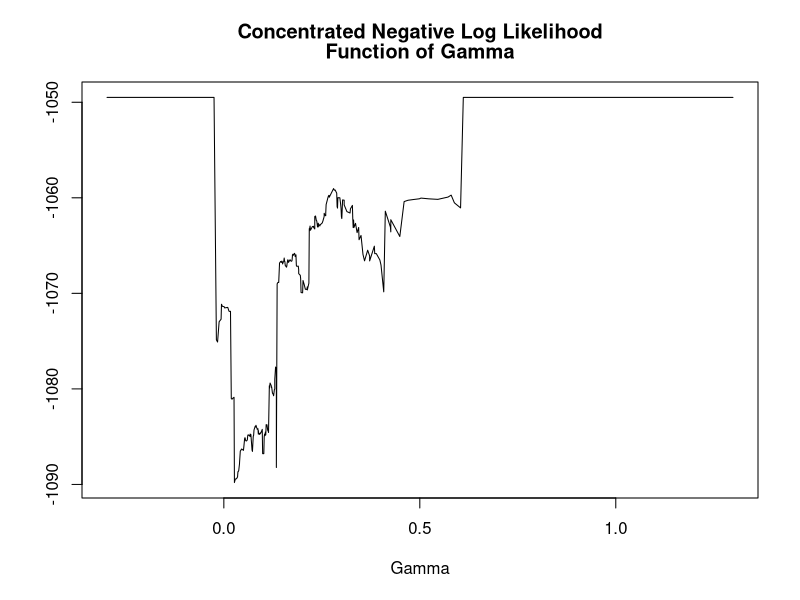
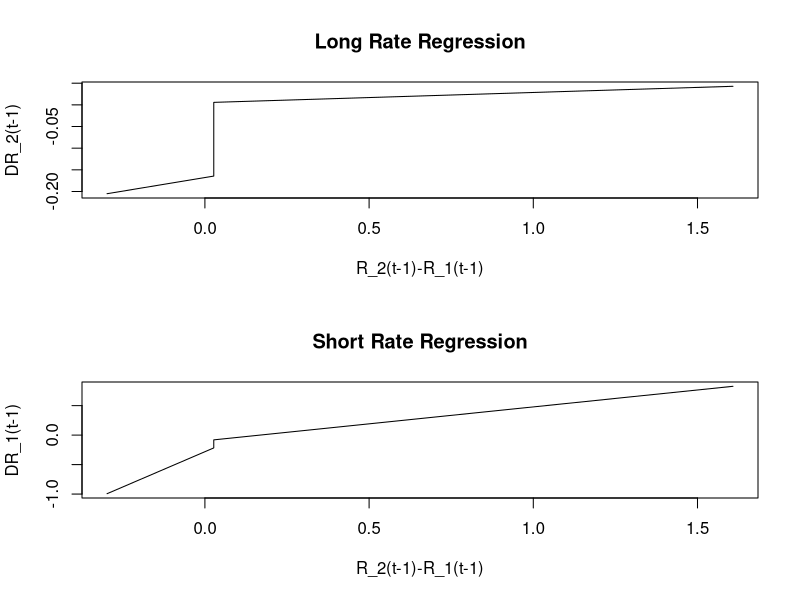
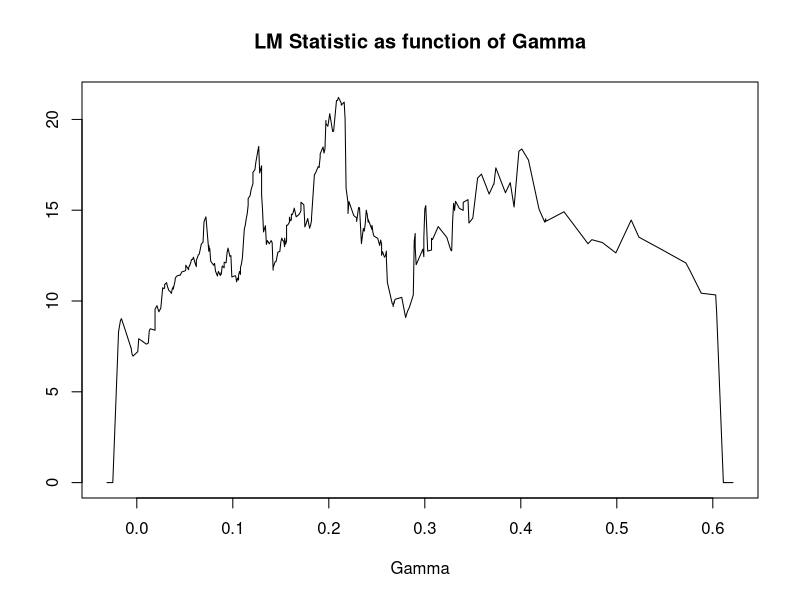

Write the R code that produced these figures, in order. (Note: a time limit stopped this script after it produced the figures.)
###########################################################################
##
##  TAR_RATE.R
##  To estimate and test a threshold bi-variate VECM
##  on term structure data
## 
##  written by:
##  
##  Bruce E. Hansen
##  Department of Economics
##  Social Science Building
##  University of Wisconsin
##  Madison, WI 53706-1393
##  behansen@wisc.edu
##  http://www.ssc.wisc.edu/~bhansen/
##  
##  and 
##  
##  Byeongseon Seo
##  Department of Economics
##  Soongsil University
##  Seoul, 156-743
##  Korea
##  seo@saint.soongsil.ac.kr
##  
##  
##  This R program estimates a bi-variate VECM, a threshold bi-variate VECM, and
##  tests for the presence of a threshold.  The methods are those described in
##  "Testing for Threshold Cointegration" by Bruce E. Hansen and Byeongseon Seo.
##  
##  This particular program replicates the empirical work reported in that paper.
##  For a more generic version of the program, use "tar_ci.prg".
##  
###########################################################################


#*************************************************************#
gn <- 300	      # number of gridpoints for gamma 
bn <- 300		# number of gridpoints for beta      
trim <- .05		# trimming percentage for threshold 
boot <- 5000	# number of bootstrap replications 
		      # set equal to zero to not do testing  
coint <- 0		# set to 1 to estimate cointegrating vector
			# set to 0 to fix cointegrating vector at _cvalue 
cvalue <- 1		# cointegrating vector, if coint=0 
cov <- 1		# covariance matrix estimation method
		      # set to 1 for Eicker-White
		      # set to 0 for conventional homoskedastic estimator 
p_ests <- 1       # set to 1 to print estimates, else 0 
graph <- 1        # set to 1 to generate graph of nonlinear ECM, else 0 
graph_rotate <- 0	# set to 1 to generate rotated graphs 
		      # (useful for some print jobs, but ackward for screen viewing) 
#*************************************************************#

# Data loaded into matrix "dat" #

dat <- read.table("zeroyld.dat")
datstore <- dat[1:nrow(dat),(7:62)]
rs <- rbind(as.matrix(seq(0,18,1)),21,24,30,as.matrix(seq(36,(36+7*12),12)))

rates_i <- matrix(c(1,1,1,3,3,3,12,12,24,2,3,6,6,12,120,24,120,120),9,2)

for (k in 1:2){ # Lags in VAR beyond EC #

for (ri in 1:nrow(rates_i)){

if (p_ests==1&k==1&ri==1){
cat ("**********************************************************", "\n")
cat ("\n")
cat ("Number of Bootstrap Replications    ", boot, "\n")
cat ("Number of Gridpoints for threshold  ", gn, "\n")
if (coint==1){
cat ("Estimated Cointegrating Vector", "\n")
cat ("Number of Gridpoints for ci vector ", bn, "\n")
}else{
cat ("Cointegrating Vector fixed at      ", cvalue, "\n")
}
cat ("\n")
cat ("\n")
}

short <- rates_i[ri,1]
long <- rates_i[ri,2]
short_i <- which.max(rs==short)
long_i <- which.max(rs==long)
dat <- datstore[,cbind(long_i,short_i)]    

if (p_ests==1){
cat ("**********************************************************", "\n")
cat ("\n")
cat ("Long Rate  (month):     ", long, "\n")
cat ("Short Rate (month):     ", short, "\n")
cat ("Number of VAR lags:     ", k, "\n")
cat ("\n")
}

# Organize Data #
n <- nrow(dat)
y <- as.matrix(dat[(2+k):n,]-dat[(1+k):(n-1),])
t <- nrow(y)
xlag <- as.matrix(dat[(1+k):(n-1),])
x <- matrix(1,t,1)
for (j in 1:k)  x <- cbind(x,(dat[(2+k-j):(n-j),]-dat[(1+k-j):(n-1-j),]))
x <- as.matrix(x)

# Compute Linear Model #
xx <- solve(t(x)%*%x)
xxx <- x%*%xx
u <- y-x%*%xx%*%(t(x)%*%y)
if (coint==1){
  v <- xlag-x%*%xx%*%(t(x)%*%xlag)
  uu <- t(u)%*%u
  m <- solve(t(v)%*%v)%*%(t(v)%*%u)%*%solve(uu)%*%(t(u)%*%v)
  ev <- eigen(m)
  va <- ev$val
  ve <- ev$vec
  h <- ve[,which.max(va)]
  b0 <- -h[2]/h[1]
}else{
  b0 <- cvalue
}
w0 <- as.matrix(xlag%*%rbind(1,-b0))
z0 <- cbind(w0,x)
kk <- ncol(z0)
zz0 <- solve(t(z0)%*%z0)
zzz0 <- z0%*%zz0
beta0 <- t(zzz0)%*%y 
e <- y - z0%*%beta0 
sige <- t(e)%*%e/t 
nlike <- (t/2)*log(det(sige))
bic <- nlike+log10(t)*4*(1+k)
aic <- nlike+2*4*(1+k)
b_like <- function(b){
  z <- cbind((xlag%*%rbind(1,-b)),x) 
  yz <- y - z%*%qr.solve(z,y)
  sigma <- (t(yz)%*%yz)/t  
  like <- (t/2)*log(det(sigma))
  like
}
nlike1 <- b_like(b0+.001)
nlike2 <- b_like(b0-.001)
hp <- (nlike1+nlike2-2*nlike)/(.001^2)
seb <- 1/sqrt(hp)
k_product <- function(ma,mb){
    mat <- matrix(0,nrow(ma)*nrow(mb),ncol(ma)*ncol(mb))
    for (i in 1:nrow(ma)){
        for (j in 1:ncol(ma)){
            mat[(1:nrow(mb))+(i-1)*nrow(mb),(1:ncol(mb))+(j-1)*ncol(mb)] <- mb*ma[i,j]
        }
    }
    mat
}
if (cov ==1){
  xe <- cbind((z0*(e[,1]%*%matrix(1,1,ncol(z0)))),(z0*(e[,2]%*%matrix(1,1,ncol(z0)))))
  m0 <- k_product(diag(2),zz0)
  v <- m0%*%t(xe)%*%xe%*%m0
}else{
  v <- k_product(sige,zz0)
}
se <- as.matrix(sqrt(diag(v)))

if (p_ests==1){
cat ("Linear VECM Estimates", "\n")
cat ("\n")
if (coint==1){
cat ("Cointegrating Vector ",b0,seb,"\n")
}else{
cat ("Cointegrating Vector ",b0,"\n")
}
cat ("Negative Log-Like    ",nlike,"\n")
cat ("AIC                  ",aic,"\n")
cat ("BIC                  ",bic,"\n")
cat ("\n")
cat ("  Equation 1","\n")
tbeta0 <- format(beta0,digits=4)
tse <- format(se,digits=4)
for (j in 1:kk) cat(" ",tbeta0[j,1],"  ",tse[j],"\n")
cat ("\n")
cat ("  Equation 2","\n")
for (j in 1:kk) cat(" ",tbeta0[j,2],"  ",tse[kk+j],"\n")
cat ("\n")
cat ("\n")
cat ("\n")
}

# Set-up Grids #
q <- unique(w0)
q <- as.matrix(sort(q))
gamma1 <- q[round(seq(trim,trim+(gn-1)*(1-2*trim)/gn,(1-2*trim)/gn)*nrow(q))]
gamma2 <- q[round(seq(1/(gn+1),1/(gn+1)*gn,1/(gn+1))*nrow(q))]
if (coint==1){
  if (bn==1){ 
      betas <- b0
  }else{
      betas <- seq((b0-6*seb),(b0-6*seb+(bn-1)*12*seb/(bn-1)),12*seb/(bn-1))
  }
}else{
  betas <- b0
  bn <- 1
}

# Estimate Threshold Model #

store <- matrix(0,gn,bn)+nlike
for (j in 1:gn){
  gam <- gamma2[j]
  for (bj in 1:bn){
    beta <- betas[bj]
    w <- xlag%*%rbind(1,(-beta))
    z <- cbind(w,x)
    d1 <- (w <= gam)
    n1 <- sum(d1)
    if (min(rbind(n1,(t-n1)))/t > trim){
      zj <- cbind((z*(d1%*%matrix(1,1,ncol(z)))),w)
      zzj <- as.matrix(zj-x%*%xx%*%(t(x)%*%zj))
      if (qr(zzj)$rank==ncol(zzj)) bz <- qr.solve(zzj,u)
      if (qr(zzj)$rank<ncol(zzj)) bz <- (qr(t(zzj)%*%zzj)$qr)%*%(t(zzj)%*%u)
      store[j,bj] <- (t/2)*log(det(t(u-zzj%*%bz)%*%(u-zzj%*%bz)/t))
    }
  }
}
m <- apply(store,2,which.min)
c <- which.min(diag(as.matrix(store[m,])))
r <- m[c]
gammahat <- gamma2[r]
b1 <- betas[c]
nlike <- store[r,c]
bic <- nlike+log10(t)*8*(1+k)
aic <- nlike+2*8*(1+k)

  w <- xlag%*%rbind(1,-b1)
  z <- cbind(w,x)
  d1 <- as.matrix((w <= gammahat))
  d2 <- 1-d1
  y1 <- as.matrix(y[d1%*%matrix(1,1,ncol(y))>0])
  y1 <- matrix(y1,nrow(y1)/ncol(y),ncol(y))
  z1 <- as.matrix(z[d1%*%matrix(1,1,ncol(z))>0])
  z1 <- matrix(z1,nrow(z1)/ncol(z),ncol(z))
  y2 <- as.matrix(y[d2%*%matrix(1,1,ncol(y))>0])
  y2 <- matrix(y2,nrow(y2)/ncol(y),ncol(y))
  z2 <- as.matrix(z[d2%*%matrix(1,1,ncol(z))>0])
  z2 <- matrix(z2,nrow(z2)/ncol(z),ncol(z))
  zz1 <- solve(t(z1)%*%z1)
  zz2 <- solve(t(z2)%*%z2)
  beta1 <- zz1%*%(t(z1)%*%y1) 
  beta2 <- zz2%*%(t(z2)%*%y2)
  e1 <- y1 - z1%*%beta1
  e2 <- y2 - z2%*%beta2
  if (cov==1){
    xe1 <- cbind((z1*(e1[,1]%*%matrix(1,1,ncol(z1)))),(z1*(e1[,2]%*%matrix(1,1,ncol(z1)))))
    m1 <- k_product(diag(2),zz1)
    v1 <- m1%*%t(xe1)%*%xe1%*%m1  
    xe2 <- cbind((z2*(e2[,1]%*%matrix(1,1,ncol(z2)))),(z2*(e2[,2]%*%matrix(1,1,ncol(z2)))))
    m2 <- k_product(diag(2),zz2)
    v2 <- m2%*%t(xe2)%*%xe2%*%m2  
  }else{
    sig1 <- t(e1)%*%e1/nrow(e1)
    v1 <- k_product(sig1,zz1)
    sig2 <- t(e2)%*%e2/nrow(e2)
    v2 <- k_product(sig2,zz2)
  }
  se1 <- as.matrix(sqrt(diag(v1)))
  se2 <- as.matrix(sqrt(diag(v2))) 
  rb <- nrow(beta1)
  bb <- beta1-beta2
  if (k>0){
    bw <- bb[3:rb,]
    bw <- matrix(bw,ncol(bw)*nrow(bw),1)
    vr <- rbind(as.matrix(seq(3,rb,1)),as.matrix(seq(rb+3,2*rb,1)))
    vv <- v1[vr,vr]+v2[vr,vr]
    ww <- t(bw)%*%solve(vv)%*%bw
  }
  indx <- rbind(1,rb+1)
  wecm <- bb[1,]%*%solve(v1[indx,indx]+v2[indx,indx])%*%(as.matrix(bb[1,]))

if (p_ests==1){
cat ("Threshold VECM Estimates", "\n")
cat ("\n")
cat ("Threshold Estimate            ", gammahat, "\n")
cat ("Cointegrating Vector Estimate ", b1, "\n")
cat ("Negative Log-Like             ", nlike, "\n")
cat ("AIC                           ", aic, "\n")
cat ("BIC                           ", bic, "\n")
cat ("\n")
cat ("First Regime", "\n")
cat ("Percentage of Obs", mean(d1), "\n")
cat ("\n")
cat ("  Equation 1","\n")
tbeta1 <- format(beta1,digits=4)
tse1 <- format(se1,digits=4)
for (j in 1:kk) cat(" ",tbeta1[j,1],"  ",tse1[j],"\n")
cat ("\n")
cat ("  Equation 2","\n")
for (j in 1:kk) cat(" ",tbeta1[j,2],"  ",tse1[kk+j],"\n")
cat ("\n")
cat ("Second Regime", "\n")
cat ("Percentage of Obs", mean(d2),"\n")
cat ("\n")
cat ("  Equation 1","\n")
tbeta2 <- format(beta2,digits=4)
tse2 <- format(se2,digits=4)
for (j in 1:kk) cat(" ",tbeta2[j,1],"  ",tse2[j],"\n")
cat ("\n")
cat ("  Equation 2","\n")
for (j in 1:kk) cat(" ",tbeta2[j,2],"  ",tse2[kk+j],"\n")
cat ("\n")
if (k>0){
cat ("Wald Test for Equality of Dynamic Coefs ", ww," ",1-pchisq(ww,(rb-2)*2),"\n")
}
cat ("Wald Test for Equality of ECM Coef      ", wecm," ",1-pchisq(wecm,2),"\n")
cat ("\n")
cat ("\n")
}

#***************************************************************#

if (graph==1 | graph_rotate==1){

if (coint==1){
  mtit <- rbind("Concentrated Negative Log Likelihood","Function of Beta")
  loglike <- apply(store,2,min) 
  xtit <- "Beta"
  x11()
  plot(betas,loglike,type="l",ann=0)
  title(main=mtit,xlab=xtit)
  if (graph_rotate==1){
      x11()
      plot(loglike,betas,type="l",ann=0)
      title(main=mtit,ylab=xtit)
  }
}

mtit <- rbind("Concentrated Negative Log Likelihood","Function of Gamma")
xtit <- "Gamma"
loglike <- apply(t(store),2,min) 
x11()
plot(gamma2,loglike,type="l",ann=0)
title(main=mtit,xlab=xtit)
if (graph_rotate==1){
    x11()
    plot(loglike,gamma2,type="l",ann=0)
    title(main=mtit,ylab=xtit)
}

yhat2 <- (z[,1:2]%*%beta1[1:2,])*(d1%*%matrix(1,1,2))+(z[,1:2]%*%beta2[1:2,])*(d2%*%matrix(1,1,2))
wi <- order(w)
yhat2 <- yhat2[wi,]
wi <- w[wi]
ylong <- paste(c("R_"),long,c("(t-1)"),sep="")
yshort <- paste(c("R_"),short,c("(t-1)"),sep="")
xtit <- paste(ylong,c("-"),yshort,sep="")  
ylong <- paste(c("D"),ylong,sep="") 
yshort <- paste(c("D"),yshort,sep="") 
x11()
par(mfrow = c(2,1))
mtit <- "Long Rate Regression"
ytit <- ylong
plot(wi,yhat2[,1],type="l",ann=0)
title(main=mtit,ylab=ytit,xlab=xtit)
mtit <- "Short Rate Regression"
ytit <- yshort
plot(wi,yhat2[,2],type="l",ann=0)
title(main=mtit,ylab=ytit,xlab=xtit)
if (graph_rotate==1){
  x11()
  par(mfrow = c(2,1))
  mtit <- "Long Rate Regression" 
  ytit <- ylong
  plot(yhat2[,1],wi,type="l",ann=0)
  title(main=mtit,ylab=xtit,xlab=ytit)
  mtit <- "Short Rate Regression"
  ytit <- yshort
  plot(yhat2[,2],wi,type="l",ann=0)
  title(main=mtit,ylab=xtit,xlab=ytit)
}
}

#********************************************************#

# Function for LM test #

lmtest01 <- function(y,x,w0,gammas,plot){
z0 <- cbind(w0,x)
zz0 <- t(z0)%*%z0
if (qr(zz0)$rank==ncol(zz0)) z0zz <- t(solve(zz0)%*%t(z0))
if (qr(zz0)$rank<ncol(zz0)) z0zz <- z0%*%(qr(zz0)$qr)
e <- y-z0zz%*%(t(z0)%*%y) 
e1 <- e[,1]
e2 <- e[,2]
store <- matrix(0,gn,1)
for (j in 1:gn){
    d1 <- (w0 <= gammas[j])
    n1 <- sum(d1)
    if (min(rbind(n1,(t-n1)))/t > trim){
      z1 <- z0*(d1%*%matrix(1,1,ncol(z0)))
      z11 <- z1-z0zz%*%(t(z0)%*%z1)
      ze <- cbind((z11*(e1%*%matrix(1,1,ncol(z11)))),(z11*(e2%*%matrix(1,1,ncol(z11)))))
      v <- t(ze)%*%ze 
      s <- t(z11)%*%y
      s <- matrix(s,ncol(s)*nrow(s),1)
      if (qr(v)$rank==ncol(v)) sv <- solve(v)%*%s
      if (qr(v)$rank<ncol(v)) sv <- (qr(v)$qr)%*%s
      store[j] <- t(s)%*%sv
    }
}
lm01 <- max(store)
if (plot==1){
    xtit <- "Gamma"
    mtit <- "LM Statistic as function of Gamma"
    x11()
    plot(gammas,store,type="l",ann=0)
    title(main=mtit,xlab=xtit)
    if (graph_rotate==1){
        plot(store,gammas,type="l",ann=0)
        title(main=mtit,ylab=xtit)
    }
}
lm01
}

# Testing #

lm01 <- lmtest01(y,x,w0,gamma1,graph)
if (p_ests==1){
cat ("Lagrange Multipler Threshold Test", "\n")
cat ("\n")
cat ("Test Statistic                   ", lm01,"\n")
cat ("\n")
}

if (boot>0){
# Fixed Regressor Bootstrap #
fix01 <- matrix(0,boot,1)
for (r in 1:boot){
  yr <- matrix(rnorm(2*t),t,2)*e 
  fix01[r] <- lmtest01(yr,x,w0,gamma1,0)
}
pfix01 <- mean(fix01>lm01)
fix01 <- sort(fix01)
cfix01 <- fix01[round(.95*boot)]

# Parametric Bootstrap #
x0 <- dat[1:(1+k),]
mu <- beta0[2,]
ab <- rbind(1,(-b0))%*%beta0[1,]
boot01 <- matrix(0,boot,1)
if (k>0){
  capgamma <- beta0[3:(2+2*k),]
  dx0 <- (t(apply((x0[2:(k+1),]-x0[(1:k),]),2,rev)))
  dx0 <- matrix(dx0,ncol(dx0)*nrow(dx0),1)
}
for (r in 1:boot){
  datb <- x0
  if (k>0) dx <- dx0   
  datbi <- as.matrix(datb[(k+1),])
  ei <- as.matrix(ceiling(runif(t)*t))  
  eb <- e[ei,]
  for (i in (k+2):n){
    u <- mu+eb[(i-k-1),]+datbi%*%ab
    if (k>0) u <- u+t(dx)%*%capgamma
    datbi <- datbi+u
    datb <- rbind(datb,datbi)
    if (k==1) dx <- t(u)
    if (k>1) dx <- rbind(t(u),as.matrix(dx[1:(2*k-2)]))
  }
  yr <- as.matrix(datb[(2+k):n,]-datb[(1+k):(n-1),])
  xlagr <- as.matrix(datb[(1+k):(n-1),])
  xr <- matrix(1,t,1)
  for (j in 1:k) xr <- cbind(xr,(datb[(2+k-j):(n-j),]-datb[(1+k-j):(n-1-j),]))
  xr <- as.matrix(xr) 
  if (coint==1){
    xxr <- solve(t(xr)%*%xr) 
    u <- yr-xr%*%xxr%*%(t(xr)%*%yr)
    v <- xlagr-xr%*%xxr%*%(t(xr)%*%xlagr)
    m <- solve(t(v)%*%v)%*%(t(v)%*%u)%*%solve(t(u)%*%u)%*%(t(u)%*%v)
    ev <- eigen(m)
    va <- ev$val
    ve <- ev$vec
    h <- ve[,which.max(va)]
    wr <- as.matrix(xlagr%*%rbind(1,(h[2]/h[1])))
  }else{
    wr <- as.matrix(xlagr%*%rbind(1,(-cvalue)))
  }
  boot01[r] <- lmtest01(yr,xr,wr,gamma1,0)
}
boot01 <- sort(boot01)
cb01 <- boot01[round(.95*boot)]
pb01 <- mean(boot01>lm01)

if (p_ests==1){

cat ("Fixed Regressor (Asymptotic) 5% Critical Value ", cfix01,"\n")
cat ("Bootstrap 5% Critical Value                    ", cb01,"\n")
cat ("Fixed Regressor (Asymptotic) P-Value           ", pfix01,"\n")
cat ("Bootstrap P-Value                              ", pb01,"\n")
cat ("\n")
cat ("\n")
cat ("\n")
   }
  }
 }
}
